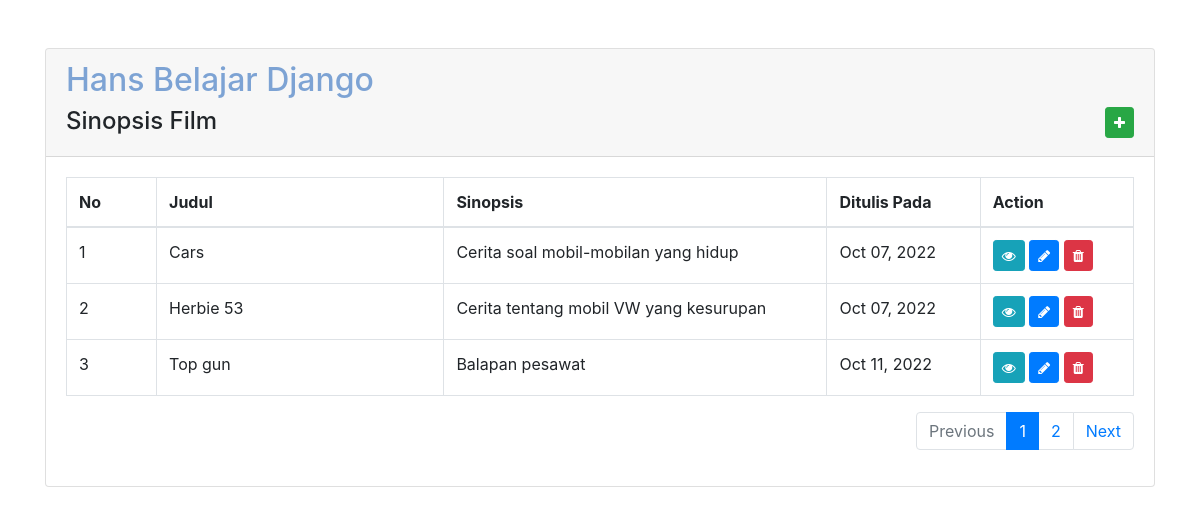
The page / on the database its author committed.
### sinopsis/models.py (models this page shows)
class Post(models.Model):
    judul = models.CharField(max_length=255)
    sinopsis = models.TextField()
    created_at = models.DateTimeField( auto_now_add = True)
    class Meta:
        db_table = "buku_sinopsis"

### sinopsis/views.py (the view)
# urls.py: path('', views.index, name='index'),
def index(request):
    posts = Post.objects.all()
    page = request.GET.get('page', 1)
    paginator = Paginator(posts, 3)
    try:
        posts = paginator.page(page)
    except PageNotAnInteger:
        posts = paginator.page(1)
    except EmptyPage:
        posts = paginator.page(paginator.num_pages)
    return render(request, 'index.html', { 'posts': posts })

### sinopsis/templates/index.html (shortened to what this page needs)
<!DOCTYPE html>
<html>
<head>
    <link rel="stylesheet" href="https://cdn.jsdelivr.net/npm/bootstrap@4.6.1/dist/css/bootstrap.min.css">
    <link rel="stylesheet" href="https://cdnjs.cloudflare.com/ajax/libs/font-awesome/4.7.0/css/font-awesome.min.css" />
</head>
<body>
    <div class="container mt-5">
        <div class="row">
            <div class="col-md-12">
                <div class="card">
                    <div class="card-header">
                        <div class="row">
                            <div class="col-md-11">
                              <h2><font color="#7DA3D4">Hans Belajar Django</font></h2>
                            </div>
                            <div class="col-md-9">
                              <h4>Sinopsis Film</h4>
                            </div>
                            <div class="col-md-3 text-right">
                                <a href="add/" class="btn btn-success btn-sm"> <i class="fa fa-plus"></i></a>
                            </div>
                        </div>
                    </div>
                    <div class="card-body">
                        <table class="table table-bordered table-hover">
                            <thead>
                                <tr>
                                    <th width="10">No</th>
                                    <th width="150">Judul</th>
                                    <th width="200">Sinopsis</th>
                                    <th width="80">Ditulis Pada</th>
                                    <th width="80">Action</th>
                                </tr>
                            </thead>
                            <tbody>
                                {% for post in posts %}
                                    <tr>
                                        <td>{{ forloop.counter}}</td>
                                        <td>{{ post.judul }}</td>
                                        <td>{{ post.sinopsis }}</td>
                                        <td>{{ post.created_at|date:"M d, Y" }}</td>
                                        <td>
                                            <a href="show/{{ post.id }}" class="btn btn-info btn-sm"> <i class="fa fa-eye"></i></a>
                                            <a href="update/{{ post.id }}" class="btn btn-primary btn-sm"> <i class="fa fa-pencil"></i></a>
                                            <a href="delete/{{ post.id }}" onclick="return confirm('Record ini akan dihapus?')" class="btn btn-danger btn-sm"> <i class="fa fa-trash"></i></a>
                                        </td>
                                    </tr>
                                    {% empty %}
                                        <tr class="text-center">
                                            <td colspan="4">Belum ada data</td>
                                        </tr>
                                {% endfor %}
                            </tbody>
                        </table>
                        <nav aria-label="Page navigation example">
                          <ul class="pagination justify-content-end">
                            {% if posts.has_previous %}
                              <li class="page-item">
                                <a class="page-link" href="?page={{ posts.previous_page_number }}">Previous</a>
                              </li>
                            {% else %}
                              <li class="page-item disabled">
                                <a class="page-link" href="#" tabindex="-1" aria-disabled="True">Previous</a>
                              </li>
                            {% endif %}
                            {% for i in posts.paginator.page_range %}
                              {% if posts.number == i %}
                                <li class="page-item active" aria-current="page">
                                  <span class="page-link">
                                    {{ i }}
                                  </span>
                                </li>
                              {% else %}
                                <li class="page-item"><a class="page-link" href="?page={{ i }}">{{ i }}</a></li>
                              {% endif %}
                            {% endfor %}
                            {% if posts.has_next %}
                              <li class="page-item">
                                <a class="page-link" href="?page={{ posts.next_page_number }}">Next</a>
                              </li>
                            {% else %}
                              <li class="page-item disabled">
                                <a class="page-link" href="#" tabindex="-1" aria-disabled="True">Next</a>
                              </li>
                            {% endif %}
                          </ul>
                        </nav>
                    </div>
                </div>
            </div>
        </div>
    </div>
</body>
</html>

### rows shown on the page
Post: judul "Cars", sinopsis "Cerita soal mobil-mobilan yang hidup", created_at "Oct 07, 2022"
Post: judul "Herbie 53", sinopsis "Cerita tentang mobil VW yang kesurupan", created_at "Oct 07, 2022"
Post: judul "Top gun", sinopsis "Balapan pesawat", created_at "Oct 11, 2022"

### other values the page prints
{{ i }} "1"
{{ i }} "2"
